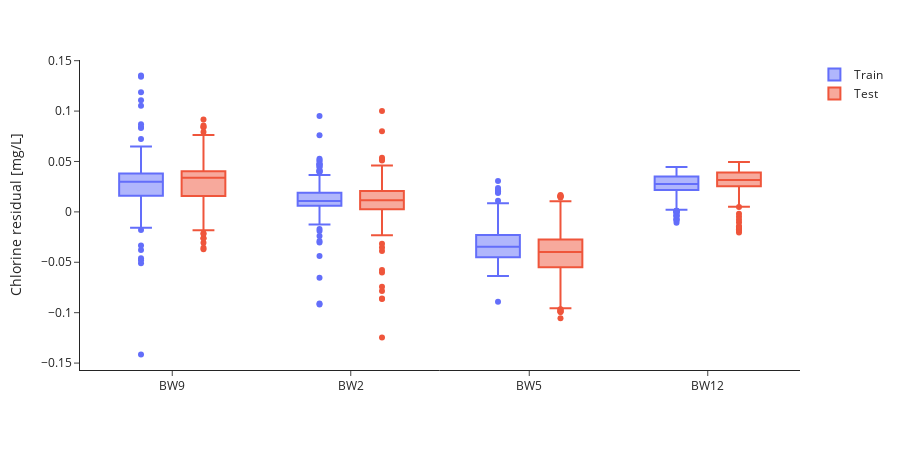

Write notebook code for a chart like this one.
### Markdown cell above
Residual boxplots.

### Code cell
bwfl_ids = [bwfl_id for bwfl_id in cl_df['bwfl_id'].unique() if bwfl_id not in ['BW1', 'BW4']]

residuals_df = pd.DataFrame(columns=['bwfl_id', 'Residuals', 'Dataset'])
for bwfl_id in bwfl_ids:
    data = cl_df[cl_df['bwfl_id'] == bwfl_id]
    sim = cl_sim_sensor[bwfl_id].values
    train_residuals = sim[96:n_train] - data['mean'].values[96:n_train]
    test_residuals = sim[n_train:] - data['mean'].values[n_train:]
    
    residuals_df = pd.concat([
        residuals_df,
        pd.DataFrame({'bwfl_id': bwfl_id, 'Residuals': train_residuals, 'Dataset': 'Train'}),
        pd.DataFrame({'bwfl_id': bwfl_id, 'Residuals': test_residuals, 'Dataset': 'Test'})
    ], ignore_index=True)

fig = px.box(residuals_df, x='bwfl_id', y='Residuals', color='Dataset',
             labels={'bwfl_id': 'BWFL ID', 'Residuals': 'Residuals'},
             points='outliers')

fig.update_layout(
    height=450,
    xaxis_title='',
    yaxis_title='Chlorine residual [mg/L]',
    template='simple_white',
    legend_title_text='',
)
fig.show()

### Figure 1 — Plotly figure (JSON) as saved in the notebook; plotly's stock layout.template omitted (floating-point values rounded to 4 significant figures; data arrays with more than 128 entries replaced by an {"elided": "..."} marker saying what was removed)
{"data": [{"alignmentgroup": "True", "boxpoints": "outliers", "hovertemplate": "Dataset=Train<br>BWFL ID=%{x}<br>Residuals=%{y}<extra></extra>", "legendgroup": "Train", "marker": {"color": "#636efa"}, "name": "Train", "notched": false, "offsetgroup": "Train", "orientation": "v", "showlegend": true, "type": "box", "x": {"elided": "768 str values"}, "x0": " ", "xaxis": "x", "y": {"elided": "768 float values"}, "y0": " ", "yaxis": "y"}, {"alignmentgroup": "True", "boxpoints": "outliers", "hovertemplate": "Dataset=Test<br>BWFL ID=%{x}<br>Residuals=%{y}<extra></extra>", "legendgroup": "Test", "marker": {"color": "#EF553B"}, "name": "Test", "notched": false, "offsetgroup": "Test", "orientation": "v", "showlegend": true, "type": "box", "x": {"elided": "1536 str values"}, "x0": " ", "xaxis": "x", "y": {"elided": "1536 float values"}, "y0": " ", "yaxis": "y"}], "layout": {"boxmode": "group", "height": 450, "legend": {"title": {"text": ""}, "tracegroupgap": 0}, "margin": {"t": 60}, "xaxis": {"anchor": "y", "autorange": true, "domain": [0, 1], "range": [-0.5098, 3.51], "title": {"text": ""}, "type": "category"}, "yaxis": {"anchor": "x", "autorange": true, "domain": [0, 1], "range": [-0.1569, 0.1507], "title": {"text": "Chlorine residual [mg/L]"}, "type": "linear"}}}
